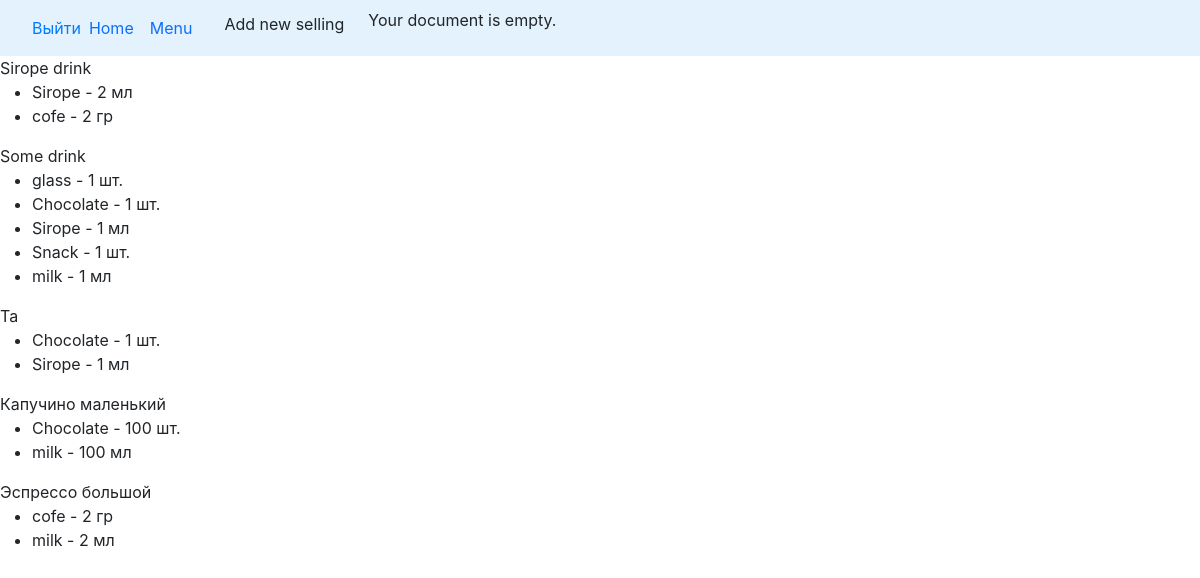
The page /menu on the database its author committed.
### cafecrm/models.py (models this page shows, shortened)
class Drink(models.Model):
    drink_name = models.CharField(max_length=50)
    slug = models.SlugField(unique='drink_name', blank=True)
    class Meta:
        ordering = ('drink_name',)
        verbose_name = 'Drink'
        verbose_name_plural = 'Drinks'

class DrinkItem(models.Model):
    drink = models.ForeignKey(Drink, related_name='items', on_delete=models.CASCADE)
    product = models.ForeignKey(Products, related_name='drink_items', on_delete=models.PROTECT)
    quantity = models.PositiveIntegerField(default=0)

class Products(models.Model):
    PRODUCT = 'product'
    SNACK = 'snack'
    TARE = 'tare'
    PRODUCT_TYPE = ((PRODUCT, 'продукт'), (SNACK, 'штучный товар'), (TARE, 'тара'))
    PC = 'шт.'
    ML = 'мл'
    GR = 'гр'
    UNITS = ((PC, 'шт.'), (ML, 'мл'), (GR, 'гр'))
    product_name = models.CharField(max_length=250, verbose_name='Наименование')
    unit = models.CharField(max_length=20, choices=UNITS, verbose_name='Единица измерения')
    product_type = models.CharField(max_length=20, choices=PRODUCT_TYPE, verbose_name='Категория')
    slug = models.SlugField(max_length=200, db_index=True, unique='product_name')
    price = models.DecimalField(max_digits=10, decimal_places=2, default=0.00)
    stock = models.PositiveIntegerField(default=0)
    min_stock = models.PositiveSmallIntegerField(default=0)
    description = models.TextField(blank=True)
    need_to_order = property(
        lambda self: (self.min_stock - self.stock if self.stock < self.min_stock else 0)
    )
    class Meta:
        verbose_name = 'Product'
        verbose_name_plural = 'Products'
        ordering = ['product_type', 'product_name']
        index_together = (('id', 'slug'),)
    def __str__(self):
        return '{}'.format(self.product_name)

### cafecrm/views.py (the view)
# urls.py: path('menu', views.menu, name='menu'),
def menu(request):
    menu = Drink.objects.all().order_by('drink_name')
    drink_items = DrinkItem.objects.all()
    context = {
        'drink_items': drink_items,
        'menu': menu
    }
    return render(request,
                  'cafecrm/menu.html', context)

### doc_temp/context_processors.py (called while the page is built)
def doc(request):
    return {'doc_temp': Doctemp(request)}

### templates/cafecrm/menu.html (shortened to what this page needs)
{% extends "cafecrm/base.html" %}
{% load static %}
{% block content %}
    <div class="product-detail">
    {% for el in menu %}
        {{ el.drink_name }}
        <ul>
            {% for item in drink_items %}
                {% if item.drink_id == el.id %}
                <li>
                    {{ item.product }} - {{ item.quantity }} {{ item.product.unit }}
                </li>
                {% endif %}
            {% endfor %}
        </ul>
    {% endfor %}
        </div>
{% endblock %}

### cafecrm/static/cafecrm/css/style.css (style rules this page uses)
html,body { margin: 0; padding: 0; height: 100%; }

### rows shown on the page
Drink: drink_name "Sirope drink"
DrinkItem: product "Sirope", quantity "2", product.unit "мл"
DrinkItem: product "cofe", quantity "2", product.unit "гр"
Drink: drink_name "Some drink"
DrinkItem: product "glass", quantity "1", product.unit "шт."
DrinkItem: product "Chocolate", quantity "1", product.unit "шт."
DrinkItem: product "Sirope", quantity "1", product.unit "мл"
DrinkItem: product "Snack", quantity "1", product.unit "шт."
DrinkItem: product "milk", quantity "1", product.unit "мл"
Drink: drink_name "Ta"
DrinkItem: product "Chocolate", quantity "1", product.unit "шт."
DrinkItem: product "Sirope", quantity "1", product.unit "мл"
Drink: drink_name "Капучино маленький"
DrinkItem: product "Chocolate", quantity "100", product.unit "шт."
DrinkItem: product "milk", quantity "100", product.unit "мл"
Drink: drink_name "Эспрессо большой"
DrinkItem: product "cofe", quantity "2", product.unit "гр"
DrinkItem: product "milk", quantity "2", product.unit "мл"
